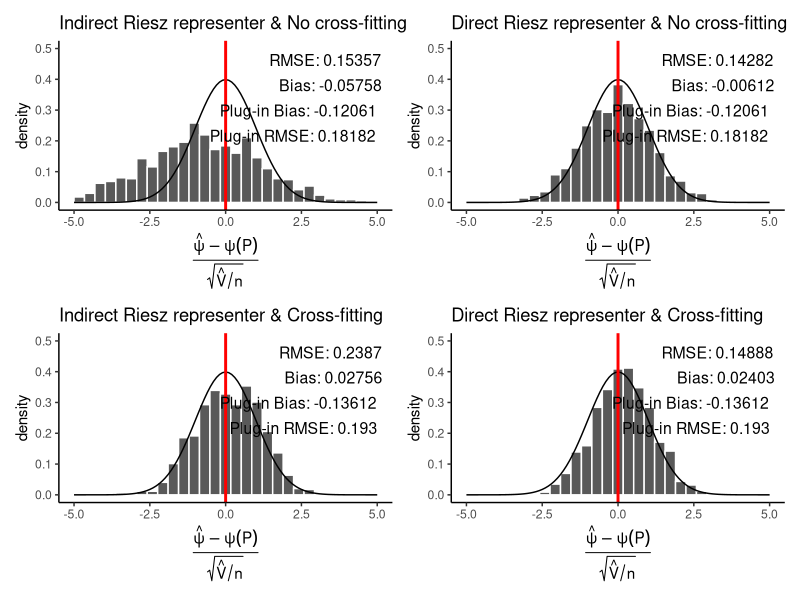

The R source for this figure:
library(tidyverse)
library(patchwork)
n <- 500
no_cross_fit_results <- read_csv("ate_experiment/LASSO_experiment/Results/no_cross_fit_results.csv") %>% filter(riesz_variance > 0)
cross_fit_results <- read_csv("ate_experiment/LASSO_experiment/Results/cross_fit_results.csv")%>% filter(riesz_variance > 0)

no_cf_bias <- mean(no_cross_fit_results$plugin_estimate-no_cross_fit_results$truth)
cf_bias <- mean(cross_fit_results$plugin_estimate-no_cross_fit_results$truth)

no_cf_rmse <- sqrt(mean((no_cross_fit_results$plugin_estimate-no_cross_fit_results$truth)^2))
cf_rmse <- sqrt(mean((cross_fit_results$plugin_estimate-no_cross_fit_results$truth)^2))


a_rmse = mean((no_cross_fit_results$propensity_estimate - no_cross_fit_results$truth)^2)^(1/2)
a_bias = mean(no_cross_fit_results$propensity_estimate-no_cross_fit_results$truth)
a = ggplot(no_cross_fit_results)+
  geom_histogram(aes(x=(propensity_estimate-truth)/sqrt(propensity_variance/n), y=after_stat(density)), color='white')+
  geom_function(fun=function(x) dnorm(x)) +
  geom_vline(xintercept=0, color='red', size=1) +
  xlab(
    expression(
      frac(
        hat(psi) - psi(P),
        sqrt(hat(V) / n)
      )
    )
  ) +
  ggtitle('Indirect Riesz representer & No cross-fitting') +
  xlim(-5,5) +
  ylim(0, 1/2) +
  annotate("text", 
           x = Inf, y = Inf, 
           label = paste0("RMSE: ", round(a_rmse,5)), 
           hjust = 1.1, vjust = 2.1, 
           size = 4)+
  annotate("text", 
           x = Inf, y = Inf, 
           label = paste0("Bias: ", round(a_bias,5)), 
           hjust = 1.1, vjust = 4.2, 
           size = 4)+
  annotate("text", 
           x = Inf, y = Inf, 
           label = paste0("Plug-in Bias: ", round(no_cf_bias,5)), 
           hjust = 1.1, vjust = 6.3, 
           size = 4)+
  annotate("text", 
           x = Inf, y = Inf, 
           label = paste0("Plug-in RMSE: ", round(no_cf_rmse,5)), 
           hjust = 1.1, vjust = 8.4, 
           size = 4)+
  theme_classic()

b_rmse = mean((no_cross_fit_results$riesz_estimate - no_cross_fit_results$truth)^2)^(1/2)
b_bias = mean(no_cross_fit_results$riesz_estimate - no_cross_fit_results$truth)
b = ggplot(no_cross_fit_results)+
  geom_histogram(aes(x=(riesz_estimate-truth)/sqrt(riesz_variance/n), y=after_stat(density)), color='white')+
  geom_function(fun=function(x) dnorm(x)) +
  geom_vline(xintercept=0, color='red', size=1) +
  xlab(
    expression(
      frac(
        hat(psi) - psi(P),
        sqrt(hat(V) / n)
      )
    )
  ) +
  ggtitle('Direct Riesz representer & No cross-fitting') +
  xlim(-5,5) +
  ylim(0, 1/2) +
  annotate("text", 
           x = Inf, y = Inf, 
           label = paste0("RMSE: ", round(b_rmse,5)), 
           hjust = 1.1, vjust = 2.1, 
           size = 4)+
  annotate("text", 
           x = Inf, y = Inf, 
           label = paste0("Bias: ", round(b_bias,5)), 
           hjust = 1.1, vjust = 4.2, 
           size = 4)+
  annotate("text", 
           x = Inf, y = Inf, 
           label = paste0("Plug-in Bias: ", round(no_cf_bias,5)), 
           hjust = 1.1, vjust = 6.3, 
           size = 4)+
  annotate("text", 
           x = Inf, y = Inf, 
           label = paste0("Plug-in RMSE: ", round(no_cf_rmse,5)), 
           hjust = 1.1, vjust = 8.4, 
           size = 4)+
  theme_classic()

c_rmse = mean((cross_fit_results$propensity_estimate - cross_fit_results$truth)^2)^(1/2)
c_bias = mean(cross_fit_results$propensity_estimate - cross_fit_results$truth)
c = ggplot(cross_fit_results)+
  geom_histogram(aes(x=(propensity_estimate-truth)/sqrt(propensity_variance/n), y=after_stat(density)), color='white')+
  geom_function(fun=function(x) dnorm(x)) +
  geom_vline(xintercept=0, color='red', size=1) +
  xlab(
    expression(
      frac(
        hat(psi) - psi(P),
        sqrt(hat(V) / n)
      )
    )
  ) +
  ggtitle('Indirect Riesz representer & Cross-fitting') +
  xlim(-5,5) +
  ylim(0, 1/2) +
  annotate("text", 
           x = Inf, y = Inf, 
           label = paste0("RMSE: ", round(c_rmse,5)), 
           hjust = 1.1, vjust = 2.1, 
           size = 4)+
  annotate("text", 
           x = Inf, y = Inf, 
           label = paste0("Bias: ", round(c_bias,5)), 
           hjust = 1.1, vjust = 4.2, 
           size = 4)+
  annotate("text", 
           x = Inf, y = Inf, 
           label = paste0("Plug-in Bias: ", round(cf_bias,5)), 
           hjust = 1.1, vjust = 6.3, 
           size = 4)+
  annotate("text", 
           x = Inf, y = Inf, 
           label = paste0("Plug-in RMSE: ", round(cf_rmse,5)), 
           hjust = 1.1, vjust = 8.4, 
           size = 4)+
  theme_classic()

d_rmse = mean((cross_fit_results$riesz_estimate - cross_fit_results$truth)^2)^(1/2)
d_bias = mean(cross_fit_results$riesz_estimate - cross_fit_results$truth)
d = ggplot(cross_fit_results)+
  geom_histogram(aes(x=(riesz_estimate-truth)/sqrt(riesz_variance/n), y=after_stat(density)), color='white')+
  geom_function(fun=function(x) dnorm(x)) +
  geom_vline(xintercept=0, color='red', size=1) +
  xlab(
    expression(
      frac(
        hat(psi) - psi(P),
        sqrt(hat(V) / n)
      )
    )
  ) +
  ggtitle('Direct Riesz representer & Cross-fitting') +
  xlim(-5,5) +
  ylim(0, 1/2) +
  annotate("text", 
           x = Inf, y = Inf, 
           label = paste0("RMSE: ", round(d_rmse,5)), 
           hjust = 1.1, vjust = 2.1, 
           size = 4)+
  annotate("text", 
           x = Inf, y = Inf, 
           label = paste0("Bias: ", round(d_bias,5)), 
           hjust = 1.1, vjust = 4.2, 
           size = 4)+
  annotate("text", 
           x = Inf, y = Inf, 
           label = paste0("Plug-in Bias: ", round(cf_bias,5)), 
           hjust = 1.1, vjust = 6.3, 
           size = 4)+
  annotate("text", 
           x = Inf, y = Inf, 
           label = paste0("Plug-in RMSE: ", round(cf_rmse,5)), 
           hjust = 1.1, vjust = 8.4, 
           size = 4)+
  theme_classic()

a+b+c+d




#e_rmse = mean((no_cross_fit_results$plugin_estimate - no_cross_fit_results$truth)^2)^(1/2)
#e_bias = mean(no_cross_fit_results$plugin_estimate-no_cross_fit_results$truth)


#e_rmse = mean((cross_fit_results$plugin_estimate - no_cross_fit_results$truth)^2)^(1/2)
#e_bias = mean(cross_fit_results$plugin_estimate-no_cross_fit_results$truth)
